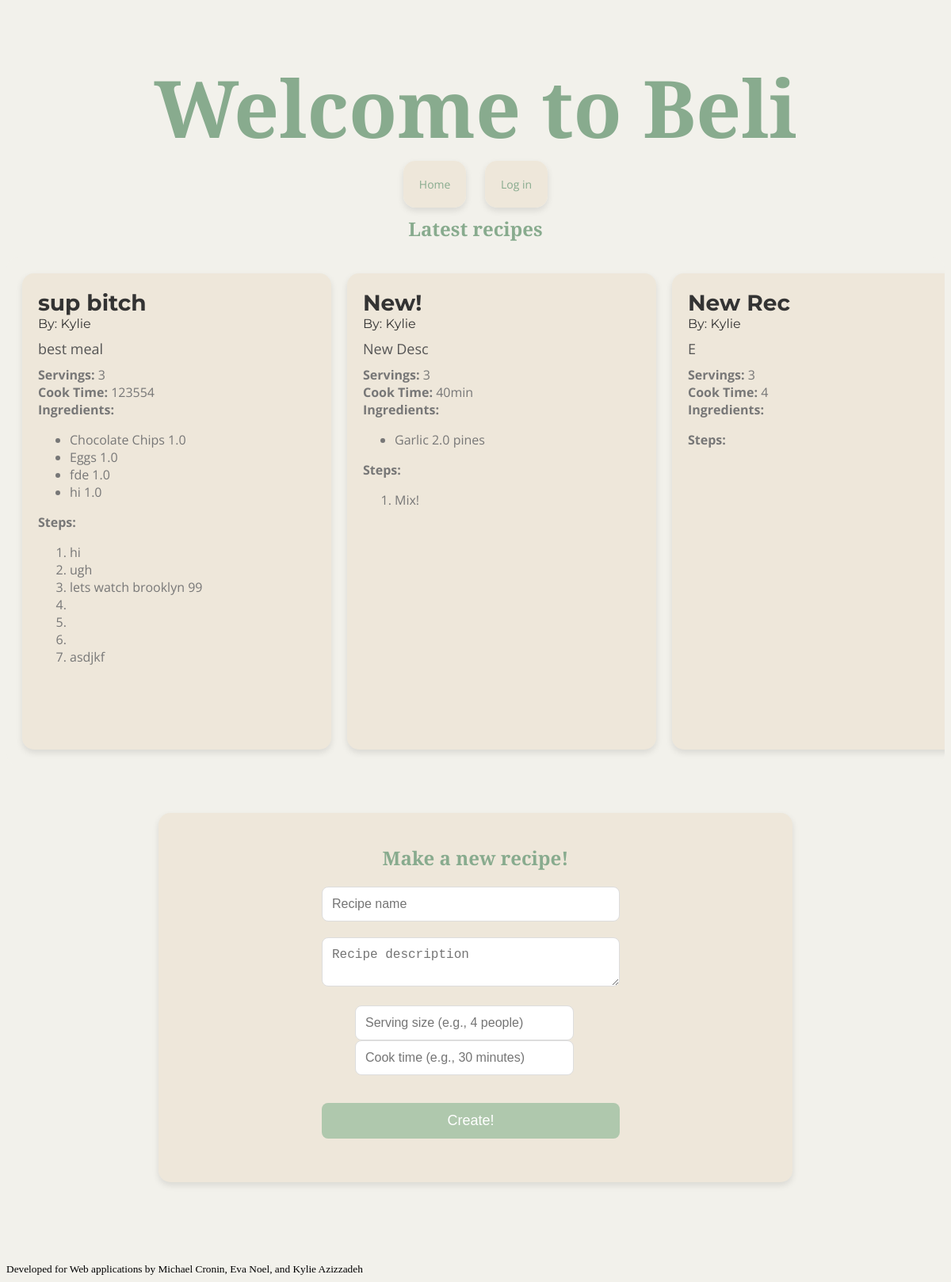
The page / on the database its author committed.
### beli/model.py (models this page shows)
class Recipe(db.Model):
    id = db.Column(db.Integer, primary_key=True)
    title = db.Column(db.String(512), nullable=False)
    description = db.Column(db.Text, nullable=False)
    servings = db.Column(db.Integer, nullable=False)
    cook_time = db.Column(db.Integer, nullable=False)
    user_id = db.Column(db.Integer, db.ForeignKey('user.id'), nullable=False)
    complete = db.Column(db.Boolean, nullable=False)
    user = db.relationship('User', back_populates='recipes')
    quantified_ingredients = db.relationship('QuantifiedIngredient', back_populates='recipe')
    steps = db.relationship('Step', back_populates='recipe')
    ratings = db.relationship('Rating', back_populates='recipe')
    bookmarks = db.relationship('Bookmark', back_populates='recipe')
    photos = db.relationship('Photo', back_populates='recipe')

class User(flask_login.UserMixin, db.Model):
    id = db.Column(db.Integer, primary_key=True)
    email = db.Column(db.String(128), unique=True, nullable=False)
    name = db.Column(db.String(64), nullable=False)
    password = db.Column(db.String(100), nullable=False)
    recipes = db.relationship('Recipe', back_populates='user')
    photos = db.relationship('Photo', back_populates='user')
    ratings = db.relationship('Rating', back_populates='user')
    bookmarks = db.relationship('Bookmark', back_populates='user')
    photos = db.relationship('Photo', back_populates='user')
    following = db.relationship(
        "User",
        secondary=FollowingAssociation.__table__,
        primaryjoin=FollowingAssociation.follower_id == id,
        secondaryjoin=FollowingAssociation.followed_id == id,
        back_populates="followers",
    )
    followers = db.relationship(
        "User",
        secondary=FollowingAssociation.__table__,
        primaryjoin=FollowingAssociation.followed_id == id,
        secondaryjoin=FollowingAssociation.follower_id == id,
        back_populates="following",
    )

class QuantifiedIngredient(db.Model):
    id = db.Column(db.Integer, primary_key=True)
    amount = db.Column(db.Float, nullable=False)
    unit = db.Column(db.String(64), nullable=False)
    ingredient_id = db.Column(db.Integer, db.ForeignKey('ingredient.id'), nullable=False)
    ingredient = db.relationship('Ingredient', back_populates='quantified_ingredients')
    recipe_id = db.Column(db.Integer, db.ForeignKey('recipe.id'), nullable=False)
    recipe = db.relationship('Recipe', back_populates='quantified_ingredients')

class Ingredient(db.Model):
    id = db.Column(db.Integer, primary_key=True)
    name = db.Column(db.String(512), nullable=False)
    quantified_ingredients = db.relationship('QuantifiedIngredient', back_populates='ingredient')

class Step(db.Model):
    id = db.Column(db.Integer, primary_key=True)
    description = db.Column(db.Text, nullable=False)
    order = db.Column(db.Integer, nullable=False)
    recipe_id = db.Column(db.Integer, db.ForeignKey('recipe.id'), nullable=False)
    recipe = db.relationship('Recipe', back_populates='steps')

### beli/main.py (the view)
@bp.route("/")
def index():
    query = (
    db.select(model.Recipe)
    .order_by(model.Recipe.id.desc())
    .limit(10))
    recipes = db.session.execute(query).scalars().all()
    return render_template("main/index.html", recipes=recipes)

### beli/templates/main/index.html (shortened to what this page needs)
{% extends 'base.html' %}
{% block content %}
    <section>
        <h2 class="sub-title">Latest recipes</h2>
        {% include 'recipes_template.html' %}
    </section>
        <section class="recipe-form-container">
            <h2 class="sub-title">Make a new recipe!</h2>
            <form action="{{ url_for('main.new_recipe') }}" method="post" class="recipe-form">
                <div class="form-group">
                    <input type="text" id="title" name="title" placeholder="Recipe name" required>
                </div>
                <div class="form-group">
                    <textarea id="description" name="description" placeholder="Recipe description" required></textarea>
                </div>
                <div class="form-group">
                    <div class="narrow-width">
                        <input type="text" id="servings" name="servings" placeholder="Serving size (e.g., 4 people)" required>
                    </div>
                    <div class="narrow-width">
                        <input type="text" id="cook_time" name="cook_time" placeholder="Cook time (e.g., 30 minutes)" required>
                    </div>
                </div>
                <div class="form-group">
                    <input class="recipe-button" type="submit" value="Create!"/>
                </div>
            </form>
        </section>
{% endblock %}

### beli/templates/recipe_template.html
<div class="recipe-card">
    <span class="recipe-title">
        <a href ="{{ url_for('main.recipe', recipe_id=recipe.id) }}"> {{ recipe.title}} </a>
    </span>
    <div class="recipe-author">By:
        <a href ="{{ url_for('main.userProfile', user_id=recipe.user.id) }}"> {{ recipe.user.name }}</a>
    </div>
    <div class="recipe-description">{{ recipe.description }}</div>
    <div class="recipe-details">
        <div class="servings"><b>Servings:</b> {{ recipe.servings }}</div>
        <div class="cooktime"><b>Cook Time:</b> {{ recipe.cook_time }}</div>
        <div class="ingredients"> <b>Ingredients:</b>
            <ul>
                {% for qi in recipe.quantified_ingredients %}
                    <li>{{ qi.ingredient.name }} {{ qi.amount }} {{ qi.unit }}</li>
                {% endfor %}
            </ul>
        </div>
        <div class="steps"><b>Steps:</b>
            <ol>
                {% for step in recipe.steps %}
                    <li>{{ step.description }}</li>
                {% endfor %}
            </ol>
        </div>
    </div>
</div>

### beli/static/beli.css (style rules this page uses)
body { background-color: #F2F1EB; text-align: left; }
.sub-title { font-family: 'Playfair Display'; font-size: 90x; font-weight: bolder; text-align: center; margin-bottom: 20px; color: #88AB8E; }
.recipe-card { flex: 0 0 auto; background-color: #EEE7DA; padding: 20px; border-radius: 15px; box-shadow: 0 4px 8px rgba(0, 0, 0, 0.1); transition: background-color 0.3s ease, transform 0.3s ease, box-shadow 0.3s ease; width: 350px; margin-right: 20px; }
.recipe-title { font-family: 'Montserrat', sans-serif; font-size: 28px; font-weight: bold; margin-bottom: 10px; color: #333333; text-decoration: none; }
.recipe-title a { font-family: 'Montserrat', sans-serif; font-size: 28px; font-weight: bold; margin-bottom: 10px; color: #333333; text-decoration: none; }
.recipe-author { font-family: 'Montserrat', sans-serif; font-size: 16px; font-weight: light; margin-bottom: 10px; color: #333333; text-decoration: none; }
.recipe-author a { font-family: 'Montserrat', sans-serif; font-size: 16px; font-weight: light; margin-bottom: 10px; color: #333333; text-decoration: none; }
.recipe-description { font-family: 'Open Sans', sans-serif; font-size: 18px; margin-bottom: 10px; color: #555555; }
.recipe-details { font-family: 'Open Sans', sans-serif; font-size: 16px; color: #777777; }
.recipe-button { background-color: #AFC8AD; color: #ffffff; padding: 12px 24px; border: none; border-radius: 8px; font-size: 18px; cursor: pointer; transition: background-color 0.3s ease; margin-top: 15px; margin-bottom: 15px; }
.recipe-form-container { max-width: 400px; margin: 0 auto; padding: 20px 200px; background-color: #EEE7DA; border-radius: 15px; box-shadow: 0 4px 8px rgba(0, 0, 0, 0.1); text-align: center; margin-top: 60px; margin-bottom: 100px; }
.recipe-form { width: 100%; }
.form-group { margin-bottom: 20px; }
.form-group input, .form-group textarea { width: calc(100% - 24px); padding: 12px; margin-right: 12px; border: 1px solid #ddd; border-radius: 8px; font-size: 16px; box-sizing: border-box; }
.narrow-width { width: 75%; display: inline-block; margin-right: 4%; }
.recipe-form input[type="submit"] { background-color: #AFC8AD; color: #ffffff; padding: 12px 24px; border: none; border-radius: 8px; font-size: 18px; cursor: pointer; transition: background-color 0.3s ease; }

### rows shown on the page
Recipe: title "sup bitch", user.name "Kylie", description "best meal", servings "3", cook_time "123554"
QuantifiedIngredient: ingredient.name "Chocolate Chips", amount "1.0"
QuantifiedIngredient: ingredient.name "Eggs", amount "1.0"
QuantifiedIngredient: ingredient.name "fde", amount "1.0"
QuantifiedIngredient: ingredient.name "hi", amount "1.0"
Step: description "hi"
Step: description "ugh"
Step: description "lets watch brooklyn 99"
Step: description "asdjkf"
Recipe: title "New!", user.name "Kylie", description "New Desc", servings "3", cook_time "40min"
QuantifiedIngredient: ingredient.name "Garlic", amount "2.0", unit "pines"
Step: description "Mix!"
Recipe: title "New Rec", user.name "Kylie", description "E", servings "3", cook_time "4"
